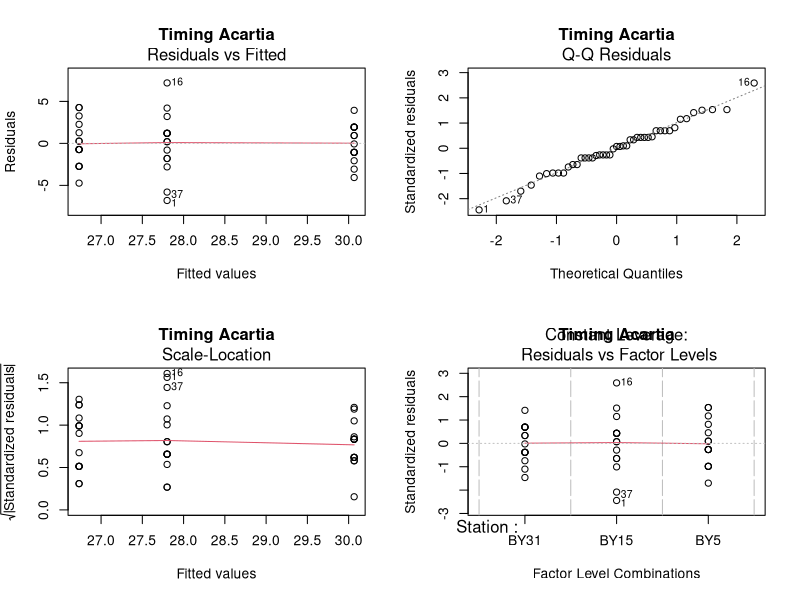
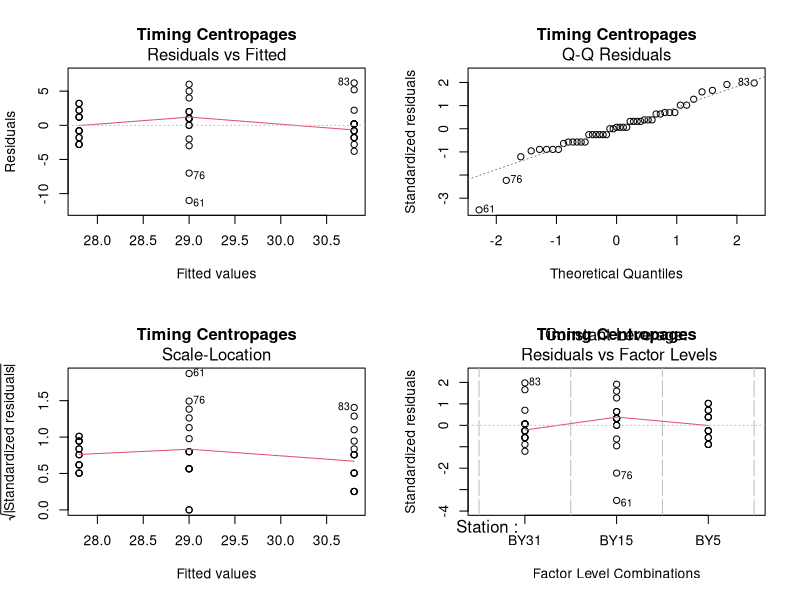
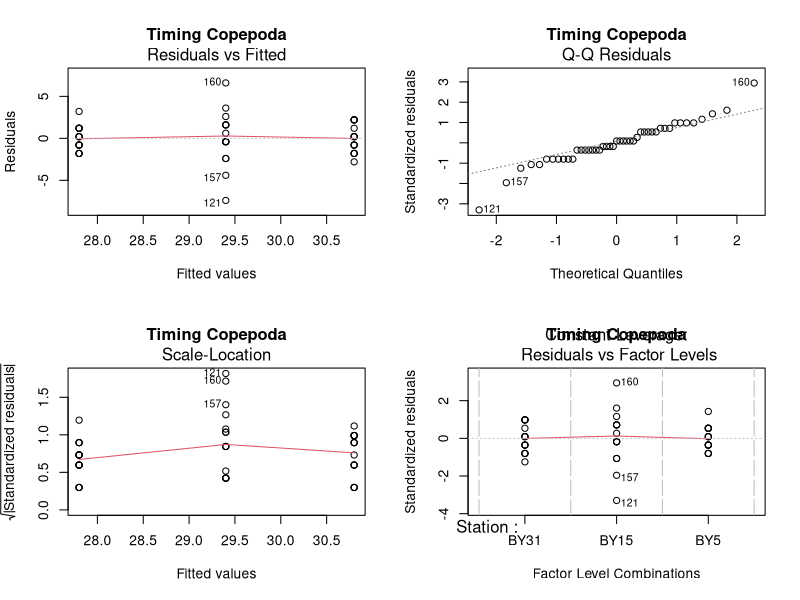
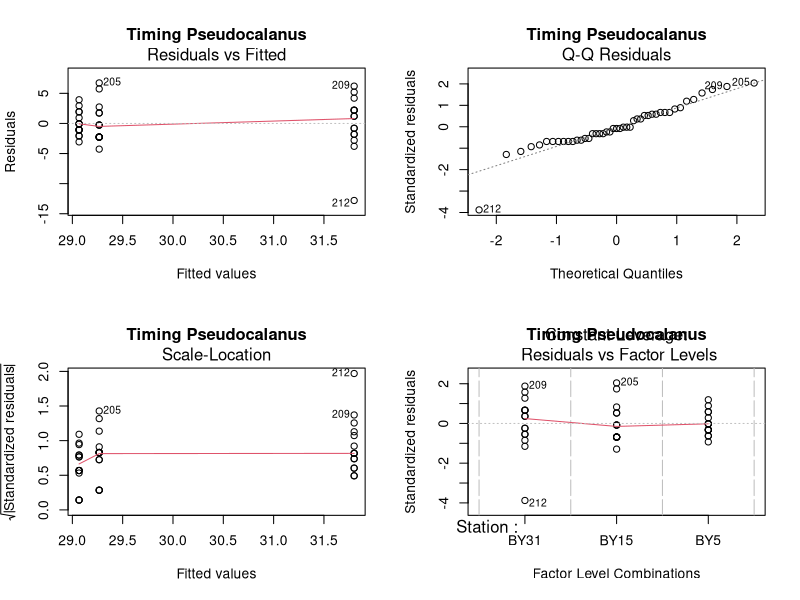
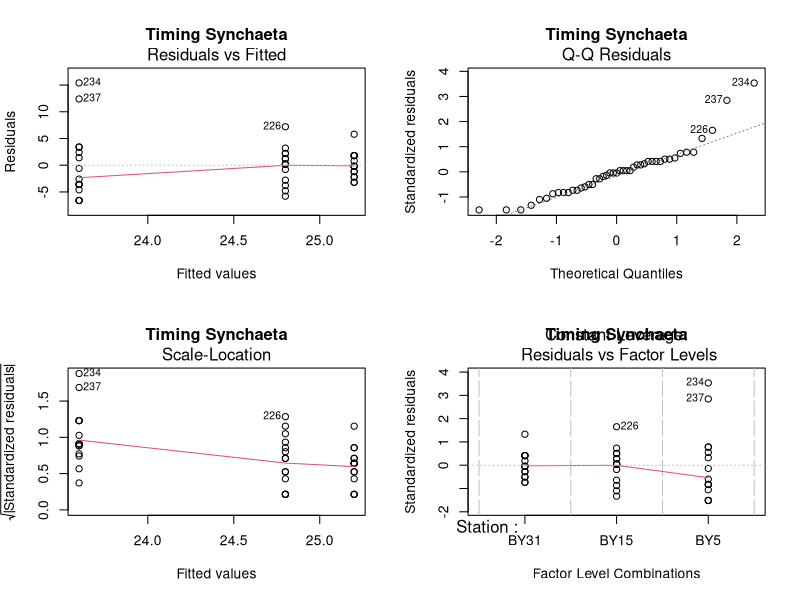
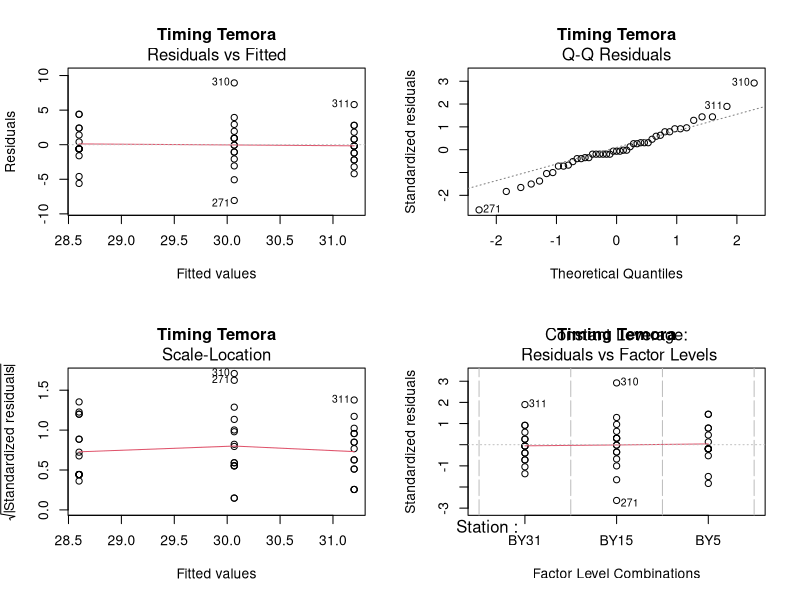
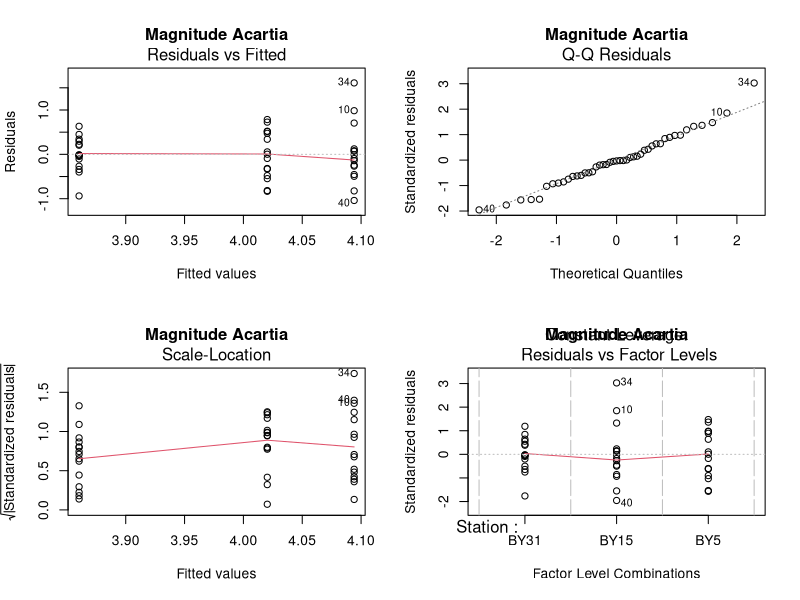
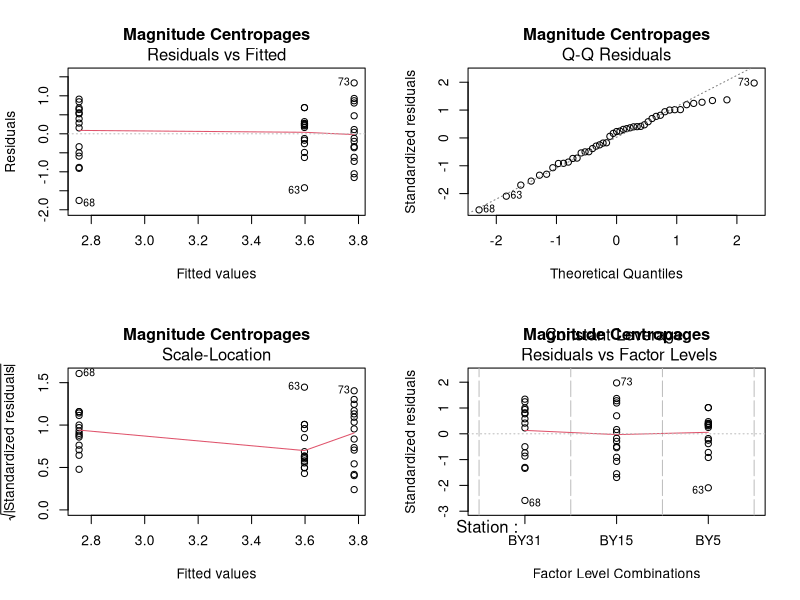

Write R code to recreate these figures, in order.
rm(list=ls())
################################################################################
#                                                                 18.08.2023   #
#                            Kinlan M.G. Jan                                   #  
#                           kinlan.jan@su.se                                   #
#                                                                              #
#                         Difference station                                   #
################################################################################
library(dplyr)
library(ggplot2)
library(tidyr)
################################################################################
zp <- 
  read.delim("Output/Data/Weekly_Full_ZP.txt",
                 sep=";") |> 
  filter(Taxa %in% c( "Copepoda",
                      "Acartia",
                      "Centropages",
                      "Pseudocalanus",
                      "Temora",
                      "Synchaeta")) |>
  mutate(Taxa = factor(Taxa,
                       levels = c("Copepoda",
                                  "Acartia",
                                  "Centropages",
                                  "Pseudocalanus",
                                  "Temora",
                                  "Synchaeta")),
         Station = factor(Station,
                          levels = c("BY31",
                                     "BY15",
                                     "BY5")))


out_ANOVA <- out_TukeyHSD <- data.frame()
par(mfrow = c(2, 2))
for(i in unique(zp$Taxa)){
  df <- zp |>
    filter(Taxa == i)
  
  mod <- aov(Timing ~  Station, data = df) ; plot(mod, main = paste("Timing", i))
  SUM <- anova(mod)
  P <- SUM$`Pr(>F)`[1]
  if(P <= 0.05){
    tuk <-TukeyHSD(mod)
    out_tuk <- tuk$Station |>
      as.data.frame() |>
      mutate(Taxa = i) |>
      tibble::rownames_to_column("Stations") |>
      mutate(p.adj = `p adj`) |>
      dplyr:: select(-`p adj`)
  } else {
    out_tuk = data.frame(Stations = NA,
                         diff = NA,
                         lwr = NA,
                         upr = NA,
                         p.adj = NA,
                         Taxa = i)
    }
  
  out_ANOVA <- SUM |>
    as.data.frame() |>
    mutate(Taxa = i) |>
    rbind(out_ANOVA)
  
  out_TukeyHSD <- out_tuk |> 
    rbind(out_TukeyHSD)
}

outt <- out_ANOVA |>
  tibble::rownames_to_column("Parameter") |>
  mutate(Parameter = ifelse(Parameter %in% c("Station",
                                             "Station1",
                                             "Station2",
                                             "Station3",
                                             "Station4",
                                             "Station5"),
                            "Station",
                            "Residuals")) |>
  filter(Parameter == "Station")

Tuk <- out_TukeyHSD |>
  mutate(tukeyP = p.adj) |>
  dplyr::select(-p.adj)

ZP_Tim <- outt |>
  mutate(p.adj = p.adjust(outt$`Pr(>F)`,
                          method = "fdr")) |>
  right_join(Tuk) |>
  mutate(Parameter = "Timing")
ZP_Tim |>
  dplyr::select(-c(diff, lwr, upr))|>
  knitr::kable(digits = 2) |>
  print()

out_ANOVA = out_TukeyHSD = data.frame()
for(i in unique(zp$Taxa)){
  df <- zp |>
    filter(Taxa == i)
  mod <- aov(log(Magnitude) ~ Station,
             df) 
  par(mfrow=c(2,2)); plot(mod , main = paste("Magnitude", i))
  SUM <- anova(mod)
  P <- SUM$`Pr(>F)`[1]
  if(P <= 0.05){tuk <-TukeyHSD(mod)
  out_tuk <- tuk$Station|>as.data.frame()|>
    mutate(Taxa = i) |>
    tibble::rownames_to_column("Stations")|>
    mutate(p.adj = `p adj`)|>
    dplyr:: select(-`p adj`)
  }
  if(P > 0.05){out_tuk = data.frame(Stations = NA,
                                    diff = NA,
                                    lwr = NA,
                                    upr = NA,
                                    p.adj = NA,
                                    Taxa = i)}
  
  out_ANOVA <- SUM|>as.data.frame()|>
    mutate(Taxa = i) |>
    rbind(out_ANOVA)
  out_TukeyHSD <- out_tuk |> 
    rbind(out_TukeyHSD)
}
outt<-out_ANOVA |>
  tibble::rownames_to_column("Parameter") |>
  mutate(Parameter = ifelse(Parameter %in% c("Station",
                                             "Station1",
                                             "Station2",
                                             "Station3",
                                             "Station4",
                                             "Station5"),
                            "Station",
                            "Residuals"))|>
  filter(Parameter == "Station")
Tuk <- out_TukeyHSD |>
  mutate(tukeyP = p.adj) |>
  dplyr::select(-p.adj)
ZP_Mag <- outt |>
  mutate(p.adj = p.adjust(outt$`Pr(>F)`,
                          method = "fdr")) |>
  right_join(Tuk) |>
  mutate(Parameter = "Magnitude")

ZP_Mag |>
  dplyr::select(-c(diff, lwr, upr))|>
  knitr::kable(digits = 2) |>
  print()
# Phytoplankton ----------------------------------------------------------------
pp <- read.delim("Output/Data/Weekly_Full_PP.txt",
                 sep=";")

pp2 <- pp |>
  filter(Taxa %in% c("Cyanobacteria",
                     "Synechococcales",
                     "Mesodinium",
                     "Dinoflagellates",
                     "Spring_bloom",
                     "Spring_Diatoms",
                     "Summer_bloom",
                     "Fall_Diatoms")) |>
  mutate(Taxa = factor(Taxa,
                       levels = c("Cyanobacteria",
                                  "Synechococcales",
                                  "Dinoflagellates",
                                  "Mesodinium",
                                  "Spring_bloom",
                                  "Spring_Diatoms",
                                  "Summer_bloom",
                                  "Fall_Diatoms")),
         Station = factor(Station,
                          levels = c("BY31",
                                     "BY15",
                                     "BY5")))

out_ANOVA = out_TukeyHSD = data.frame()
for(i in unique(pp2$Taxa)){
  df <- pp2 |>
    filter(Taxa == i)
  mod <- aov(Timing ~ Station, df) 
  par(mfrow=c(2,2)); plot(mod, main = paste("Timing", i))
  SUM <- anova(mod)
  P <- SUM$`Pr(>F)`[1]
  if(P <= 0.05){
    tuk <- TukeyHSD(mod)
    tuk
    out_tuk <- tuk$Station |>
      as.data.frame() |>
      mutate(Taxa = i) |>
      tibble::rownames_to_column("Stations") |>
    mutate(p.adj = `p adj`) |>
    dplyr:: select(-`p adj`)
  out_tuk
    }
  if(P > 0.05){out_tuk = data.frame(Stations = NA,
                                    diff = NA,
                                    lwr = NA,
                                    upr = NA,
                                    p.adj = NA,
                                    Taxa = i)}
  
  out_ANOVA <- SUM|>as.data.frame()|>
    mutate(Taxa = i) |>
    rbind(out_ANOVA)
  out_TukeyHSD <- out_tuk |> 
    rbind(out_TukeyHSD)
}

outt <- out_ANOVA |>
  tibble::rownames_to_column("Parameter") |>
  mutate(Parameter = ifelse(Parameter %in% c("Station",
                                             "Station1",
                                             "Station2",
                                             "Station3",
                                             "Station4",
                                             "Station5", "Station6"),
                            "Station",
                            "Residuals")) |>
  filter(Parameter == "Station")
Tuk <- out_TukeyHSD |>
  mutate(tukeyP = p.adj) |>
  dplyr::select(-p.adj)
PP_Tim <- outt |>
  mutate(p.adj = p.adjust(outt$`Pr(>F)`,
                          method = "fdr")) |>
  right_join(Tuk) |>
  mutate(Parameter = "Timing")
PP_Tim |> 
  dplyr::select(-c(diff, lwr, upr))|>
  knitr::kable(digits = 2) |>
  print()
out_ANOVA = out_TukeyHSD = data.frame()
for(i in unique(pp2$Taxa)){
  df <- pp2 |>
    filter(Taxa == i)
  mod <- aov(log(Magnitude) ~ Station, df) 
  par(mfrow=c(2,2)); plot(mod, main = paste("Magnitude", i))
  SUM <- anova(mod)
  P <- SUM$`Pr(>F)`[1]
  if(P <= 0.05){tuk <-TukeyHSD(mod)
  out_tuk <- tuk$Station |>
    as.data.frame() |>
    mutate(Taxa = i) |>
    tibble::rownames_to_column("Stations") |>
    mutate(p.adj = `p adj`) |>
    dplyr:: select(-`p adj`)
  }
  if(P > 0.05){out_tuk = data.frame(Stations = NA,
                                    diff = NA,
                                    lwr = NA,
                                    upr = NA,
                                    p.adj = NA,
                                    Taxa = i)}
  
  out_ANOVA <- SUM|>as.data.frame()|>
    mutate(Taxa = i) |>
    rbind(out_ANOVA)
  out_TukeyHSD <- out_tuk |> 
    rbind(out_TukeyHSD)
}
outt <- out_ANOVA |>
  tibble::rownames_to_column("Parameter") |>
  mutate(Parameter = ifelse(Parameter %in% c("Station",
                                             "Station1",
                                             "Station2",
                                             "Station3",
                                             "Station4",
                                             "Station5", "Station6"),
                            "Station",
                            "Residuals")) |>
  filter(Parameter == "Station")
Tuk <- out_TukeyHSD |>
  mutate(tukeyP = p.adj) |>
  dplyr::select(-p.adj)
PP_Mag <- outt |>
  mutate(p.adj = p.adjust(outt$`Pr(>F)`,
                          method = "fdr")) |>
  right_join(Tuk) |>
  mutate(Parameter = "Magnitude")
PP_Mag |> 
  dplyr::select(-c(diff, lwr, upr))|>
  knitr::kable(digits = 3) |>
  print()
Summary <- rbind(ZP_Mag,
                 ZP_Tim,
                 PP_Mag,
                 PP_Tim)

Summary |> 
  mutate(Taxa = ifelse(Taxa == "Summer_Diatoms", "Fall Diatoms", ifelse(
    Taxa == "Spring_Diatoms", "Spring Diatoms", ifelse(
      Taxa == "Summer_bloom", "Summer bloom", ifelse(
        Taxa == "Spring_bloom", "Spring bloom", as.character(Taxa))))),
    Taxa = factor(Taxa,
                  levels = c("Spring Diatoms",
                             "Spring bloom",
                             "Summer bloom",
                             "Dinoflagellates",
                             "Cyanobacteria",
                             "Fall Diatoms",
                             "Synchaeta",
                             "Mesodinium",
                             "Copepoda",
                             "Acartia",
                             "Temora",
                             "Centropages",
                             "Pseudocalanus"))) |>
  filter(Taxa %in% c("Fall Diatoms",
                     "Summer bloom",
                     "Pseudocalanus",
                     "Temora",
                     "Centropages",
                     "Acartia",
                     "Copepoda",
                     "Cyanobacteria",
                     "Mesodinium",
                     "Synchaeta",
                     "Dinoflagellates",
                     "Spring bloom" ,
                     "Spring Diatoms")) |>
  dplyr::select(Parameter, Taxa, p.adj, Stations, tukeyP) |>
  write.csv("Output/Data/Station_Differences.csv")

rm(list=ls())
sessionInfo()